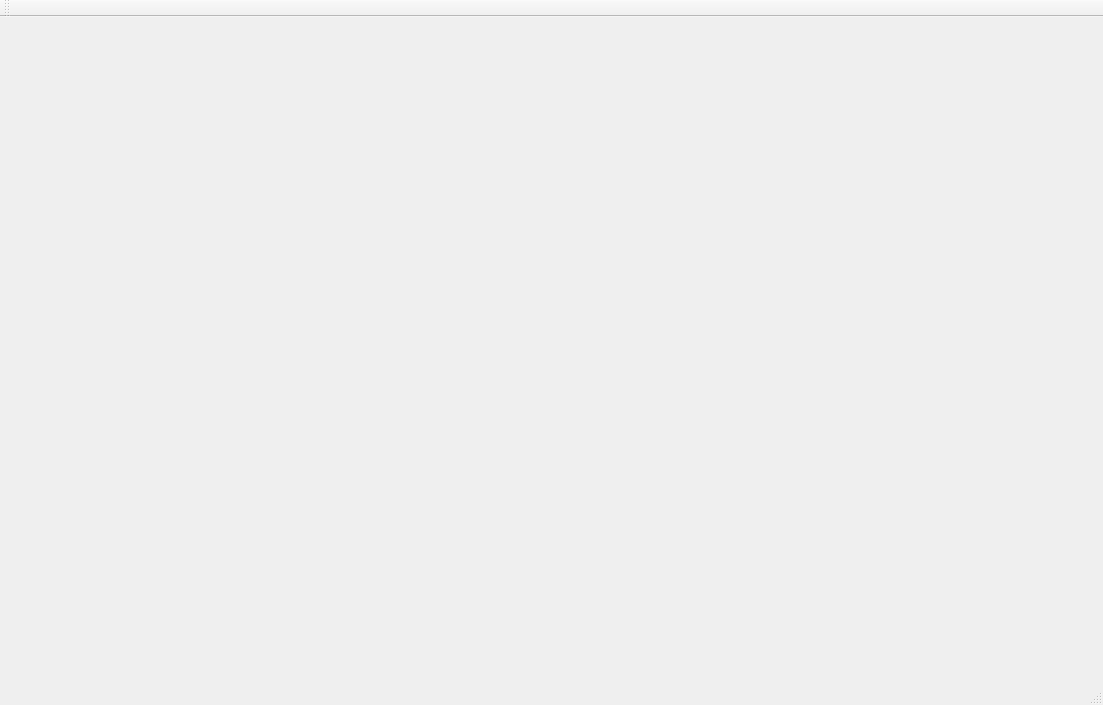
<?xml version="1.0" encoding="UTF-8"?>
<ui version="4.0">
 <class>MainWindow</class>
 <widget class="QMainWindow" name="MainWindow">
  <property name="geometry">
   <rect>
    <x>0</x>
    <y>0</y>
    <width>1103</width>
    <height>705</height>
   </rect>
  </property>
  <property name="windowTitle">
   <string>MainWindow</string>
  </property>
  <widget class="QWidget" name="centralWidget"/>
  <widget class="QMenuBar" name="menuBar">
   <property name="geometry">
    <rect>
     <x>0</x>
     <y>0</y>
     <width>1103</width>
     <height>21</height>
    </rect>
   </property>
  </widget>
  <widget class="QToolBar" name="mainToolBar">
   <attribute name="toolBarArea">
    <enum>TopToolBarArea</enum>
   </attribute>
   <attribute name="toolBarBreak">
    <bool>false</bool>
   </attribute>
  </widget>
  <widget class="QStatusBar" name="statusBar"/>
 </widget>
 <layoutdefault spacing="6" margin="11"/>
 <resources/>
 <connections/>
</ui>
